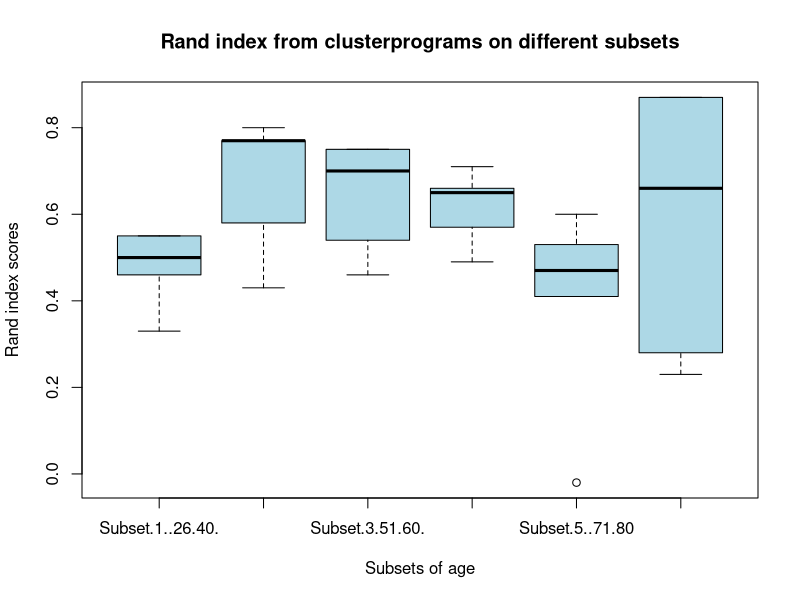
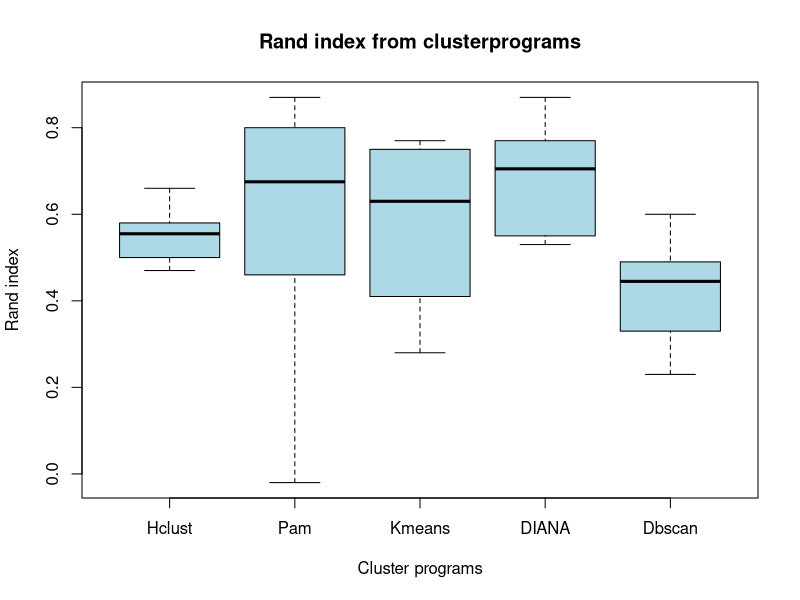

These figures' R source, in order:
# Make the boxplot of the Adjusted Rand Index table

scores <- read.csv("Randindex1.csv", header = TRUE,sep = ';')
scores_n <- scores[,-1]
rownames(scores_n) <- scores[,1]
cluster_scores <- scores_n[c(1:5),]
boxplot(cluster_scores, main="Rand index from clusterprograms on different subsets",
        xlab="Subsets of age", ylab= "Rand index scores", ncol =5, notch = FALSE, col="lightblue")
boxplot(t(cluster_scores), main="Rand index from clusterprograms",
        xlab="Cluster programs", ylab= "Rand index", ncol =5, notch = FALSE, col="lightblue")